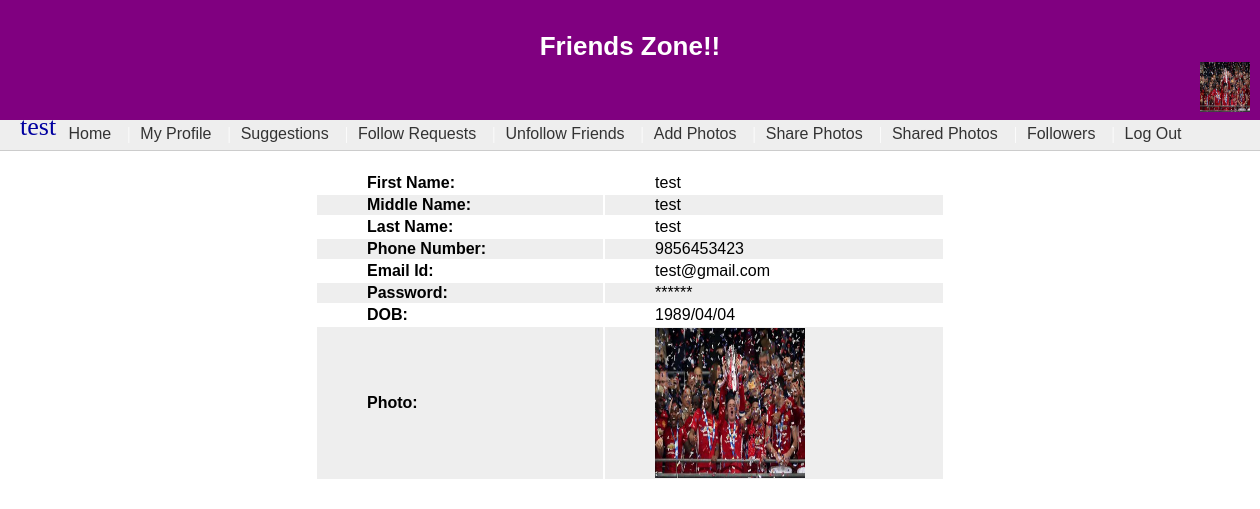
Page /User/user_index-old.php (signed in) on the committed database.
### tables this page shows
CREATE TABLE IF NOT EXISTS `user_reg` (
  `id` int(11) NOT NULL AUTO_INCREMENT,
  `fname` varchar(30) NOT NULL,
  `mname` varchar(30) NOT NULL,
  `lname` varchar(30) NOT NULL,
  `phone_no` bigint(20) NOT NULL,
  `email_id` varchar(50) NOT NULL,
  `password` varchar(50) NOT NULL,
  `dob` varchar(50) NOT NULL,
  `photo` varchar(220) NOT NULL,
  PRIMARY KEY (`id`)
);

### User/user_index-old.php (the view, shortened to what this page needs)
<?php
include("../header.php");
include("user_mainmenu.php");
?>
<html>
<head>
<link rel="stylesheet" href="../header.css">
</head>
<body>
<?php
include("../db/connection.php");
$result=mysqli_query($con,"SELECT * FROM user_reg WHERE id='$id'");
$row=mysqli_fetch_array($result);
?>
<table id="test_table" border="0" align="center">
<tr>
	<th>First Name:</th>
	<td><?php echo $row['fname']; ?></td>
</tr>
<tr>
	<th>Middle Name:</th>
    <td><?php echo $row['mname']; ?></td>
</tr>
<tr>
	<th>Last Name:</th>
    <td><?php echo $row['lname']; ?></td>
</tr>
<tr>
	<th>Phone Number:</th>
    <td><?php echo $row['phone_no']; ?></td>
</tr>
<tr>
	<th>Email Id: </th>
    <td><?php echo $row['email_id']; ?></td>
</tr>
<tr>
	<th>Password:</th>
    <td>******</td>
</tr>
<tr>
	<th>DOB:</th>
    <td><?php echo $row['dob']; ?></td>
</tr>
<tr>
	<th>Photo:</th>
    <td><img src="<?php echo $row['photo']; ?>" width="150" height="150"></td>
</tr>
</table>
</body>
</html>

### header.php (shortened to what this page needs)
<?php
$id=$_SESSION['id'];
if($_SESSION['id']=="")
{
	?>
<title>Photo sharing web service</title>
<div id="header">
    <br />
      <center>
         <span id="head_white">
           Friends Zone!!
         </span>
 </center>
  </div>
  <?php
}
else
{
include("../db/connection.php");
$result=mysqli_query($con,"SELECT fname,photo FROM user_reg WHERE id='$id'");
$row=mysqli_fetch_array($result);
?>
<div id="header">
    <br />
      <center>
         <span id="head_white">
           Friends Zone!!
         </span>
 </center>
 <span style="margin-left:1200px;">
           <img src="<?php echo $row['photo']; ?>" width="50" height="50"><span style="color:#0000A0; margin-left:20px; font-family:'Comic Sans MS', cursive;"><?php echo $row['fname']; ?></span>
         </span>
  </div>
  <?php
}
?>

### header.css (style rules this page uses)
body { margin: 0px auto; }
#test_table { font-family:"Trebuchet MS", Arial, Helvetica, sans-serif; font-size:16px; min-width:50%; background:#FFF; text-align:right; margin-top:20px; }
#test_table th { text-align:left; padding-left:50px; }
#test_table td { text-align:left; padding-left:50px; }
#test_table tr:nth-child(even) { background: #EEE;text-align:center; }
#test_table tr:nth-child(odd) { background: #FFF;text-align:center; }
#header { width:100%; height:120px; background: purple; color:#FFF; font-size:26px; font-family:Tahoma, Geneva, sans-serif; }
#head_white { color:#fff; font-size:26px; font-weight:bold; }

### rows in the picture
user_reg: photo (picture), fname "test", mname "test", lname "test", phone_no "9856453423", email "test@gmail.com", dob "1989/04/04"
